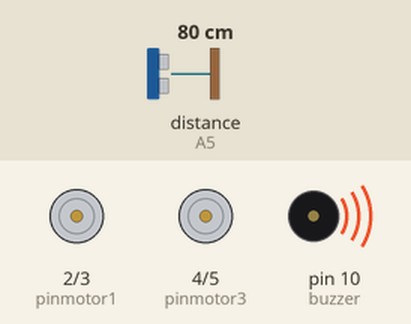
Bench run of a sketch on a simulated Arduino Uno, built with avr-gcc and run on an emulated ATmega328P. Shown: motor-driver pin pairs drawn as motors (green arrow = first pin HIGH = forward, orange = second pin HIGH = backward, longer = more drive), buzzer (waves = sounding, pin HIGH). Wiring (inferred from the names in the program): ultrasonic range finder: trigger A4; echo A5. The test bench sets the inputs (shaded band); at power-on: distance to the obstacle (sensor on A5) 80 cm. The echo pulse lasts 58.3 µs per cm; pins used as bus, display or sensor lines are not drawn.

Above: at 0.1 s.
At 6.2 s:
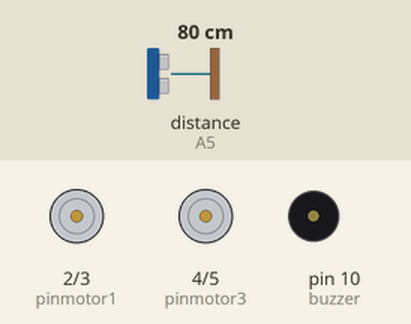
6.3 s: distance to the obstacle (sensor on A5) set to 22 cm
7.8 s: distance to the obstacle (sensor on A5) set to 19 cm
At 9.2 s:
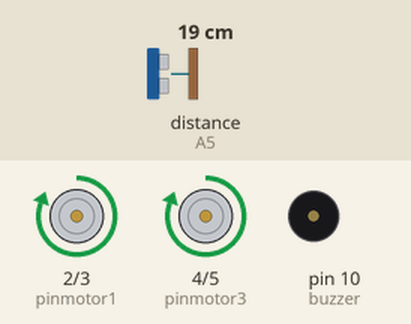
Timing chart, 0 to 10.8 s (numbered marks = the images above; inputs shaded):
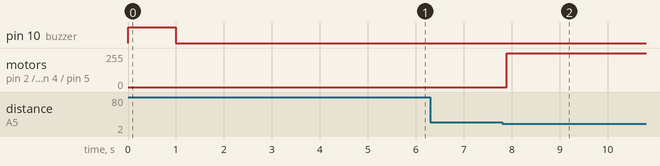

Measured:
- the behaviour switches between 21 and 20 cm on distance to the obstacle (sensor on A5) (found by bisection; images 1 and 2)
- after the input at 6.3 s, every drawn part: stays the same
- after the input at 7.8 s, motor on pin 2 (pinmotor1) / pin 3 (pinmotor2), motor on pin 4 (pinmotor3) / pin 5 (pinmotor4): stopped → forward 255/255 after 0.10 s

The sketch:

mark8.ino
```cpp
#include <Arduino.h>
// mark 8 sin sensor infra solo ultrasonico
const int pinmotor1 = 2;
const int pinmotor2 = 3;
const int pinmotor3 = 4;
const int pinmotor4 = 5;
const int trigPin = A4;
const int echoPin = A5;
const int buzzer = 10 ;
long duration;
int distance;
void setup() {
  pinMode(buzzer,OUTPUT);
  pinMode(pinmotor1, OUTPUT);
  pinMode(pinmotor2, OUTPUT);
  pinMode(pinmotor3, OUTPUT);
  pinMode(pinmotor4, OUTPUT);
  pinMode(trigPin, OUTPUT);
  pinMode(echoPin, INPUT);
  digitalWrite(buzzer,HIGH);
  delay(1000);
  digitalWrite(buzzer,LOW);
  delay(4000);
}

void loop() {
  digitalWrite(trigPin, LOW);
  delayMicroseconds(2);
  digitalWrite(trigPin, HIGH);
  delayMicroseconds(10);
  digitalWrite(trigPin, LOW);
  duration = pulseIn(echoPin, HIGH);
  distance = duration * 0.034 / 2;
  if (distance < 20) {
    digitalWrite(pinmotor1, HIGH);
    digitalWrite(pinmotor2, LOW);
    digitalWrite(pinmotor3, HIGH);
    digitalWrite(pinmotor4, LOW);
  } else {
  }

  delay(100);
}
```
